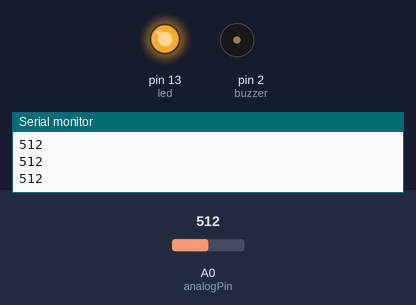
Bench run of a sketch on a simulated Arduino Uno, built with avr-gcc and run on an emulated ATmega328P. On the bench: output pins drawn as LEDs (lit = HIGH), buzzer (waves = sounding, pin HIGH), the last lines printed to the serial monitor. The inputs (shaded band) are chosen by the test bench; at power-on: A0 (analogPin) = 512.

Above: at 1.2 s.
1.3 s: A0 (analogPin) set to 492
At 2.6 s:
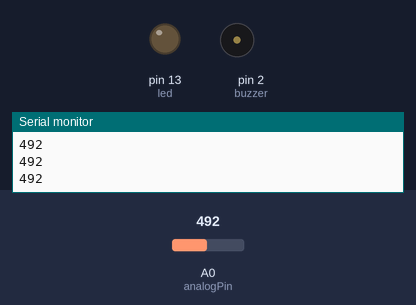
2.9 s: A0 (analogPin) set to 16
4.4 s: A0 (analogPin) set to 13
At 5.5 s:
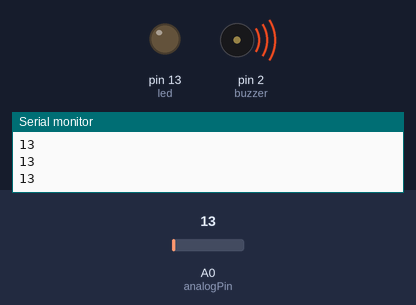
6.0 s: A0 (analogPin) set to 510
At 6.8 s:
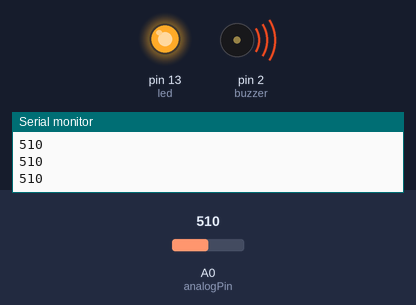
7.6 s: A0 (analogPin) set to 490
At 8.2 s:
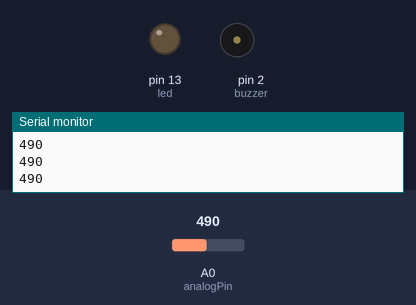
9.2 s: A0 (analogPin) set to 511
At 9.6 s:
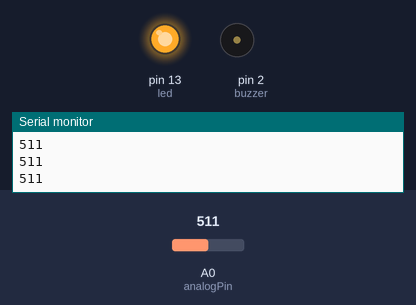
Timing chart, 0 to 11.8 s (numbered marks = the images above; inputs shaded):
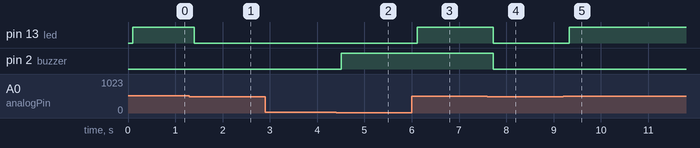

Measured:
- the behaviour switches between 501 and 500 on A0 (analogPin) (found by bisection; images 0 and 1)
- the behaviour switches between 15 and 14 on A0 (analogPin) (found by bisection; images 1 and 2)
- after the input at 1.3 s, pin 13 (led): HIGH → LOW after 0.10 s
- after the input at 4.4 s, pin 2 (buzzer): LOW → HIGH after 0.11 s
- after the input at 6.0 s, pin 13 (led): LOW → HIGH after 0.12 s
- after the input at 7.6 s, pin 13 (led), pin 2 (buzzer): HIGH → LOW after 0.12 s
- after the input at 9.2 s, pin 13 (led): LOW → HIGH after 0.13 s

The sketch:

SOB15.ino
```cpp
// SOB 15
int analogPin = A0;
int sensorValue = 0;
int led = 13;
int buzzer = 2;
void setup() {
  // put your setup code here, to run once:
  Serial.begin(9600);
  pinMode(led,OUTPUT);
  pinMode(analogPin,INPUT);
  pinMode(buzzer,OUTPUT);
}

void loop() {
  // put your main code here, to run repeatedly:
  sensorValue = analogRead(analogPin);
  Serial.println(sensorValue);
  delay(100);
  if (sensorValue > 500){
    digitalWrite(led,HIGH);

  }
  else if (sensorValue<15){
    digitalWrite(buzzer,HIGH);
  }

  else{
    digitalWrite(led,LOW);
    digitalWrite(buzzer,LOW);
  }
}
```
